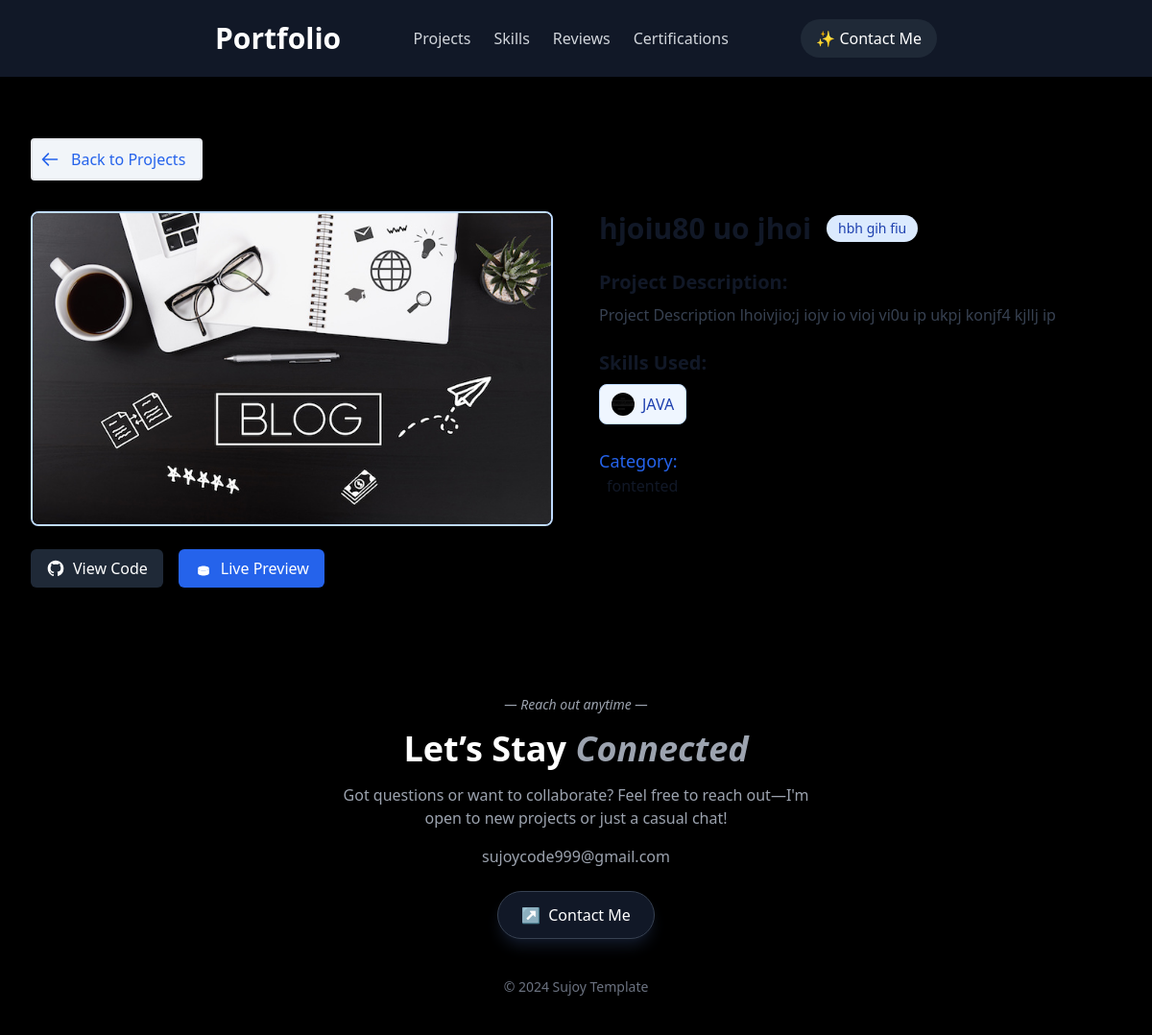
The page /projects/4/ on the database its author committed.
### pages/models.py (models this page shows, shortened)
class Project(models.Model):
    project_name = models.CharField(max_length=200)
    project_type = models.CharField(max_length=20, choices=[('personal', 'Personal'), ('professional', 'Professional')])
    category = models.CharField(max_length=100)
    description = models.TextField()
    image = models.ImageField(upload_to='projects/')
    github_link = models.URLField(blank=True, null=True , default='https://twitter.com/')
    preview_link = models.URLField(blank=True, null=True, default='https://twitter.com/')
    skills_used = models.ManyToManyField(All_Skills, blank=True)

class All_Skills(models.Model):
    skills_name = models.CharField(max_length=100)
    skills_img = models.ImageField(upload_to='skills_images/')
    proficiency = models.IntegerField(help_text="Proficiency level from 1 to 10")

### pages/views.py (the view)
# urls.py: path('projects/<int:pk>/', views.project_detail, name='project_detail'),
def project_detail(request, pk):
    project = get_object_or_404(Project, pk=pk)
    return render(request, 'project_detils.html', {'project': project})

### templates/project_detils.html (shortened to what this page needs)
{% extends "base.html" %}
{% block content %}
<section class="py-12 px-4 sm:px-6 lg:px-8 max-w-7xl mx-auto mt-24">
    <div class="mb-8">
        <a href="{% url 'projects_list' %}" class="inline-flex items-center text-blue-600 hover:text-blue-800 dark:text-blue-900 dark:hover:text-blue-800 border-2 rounded px-2 bg-slate-100">
            <svg class="w-5 h-5 mr-1" fill="none" stroke="currentColor" viewBox="0 0 24 24">
                <path stroke-linecap="round" stroke-linejoin="round" stroke-width="2" d="M10 19l-7-7m0 0l7-7m-7 7h18" />
            </svg>
            <span class="p-2">Back to Projects</span>
        </a>
    </div>
    <div class="grid grid-cols-1 lg:grid-cols-2 gap-12">
        <div>
            <div class="rounded-lg overflow-hidden shadow-lg mb-6 border-2 border-blue-200 dark:border-blue-800">
                <img src="{{ project.image.url }}" alt="{{ project.project_name }}" class="w-full h-auto">
            </div>
            <div class="flex flex-wrap gap-4 mb-6">
                {% if project.github_link %}
                <a href="{{ project.github_link }}" target="_blank" class="inline-flex items-center px-4 py-2 bg-gray-800 text-white rounded-md hover:bg-gray-700 transition-colors">
                    <span>View Code</span>
                </a>
                {% endif %}
                {% if project.preview_link %}
                <a href="{{ project.preview_link }}" target="_blank" class="inline-flex items-center px-4 py-2 bg-blue-600 text-white rounded-md hover:bg-blue-700 transition-colors">
                    <svg class="w-5 h-5 mr-2" fill="currentColor" viewBox="0 0 24 24">
                        <path d="M12 15c3.866 0 7-1.343 7-3s-3.134-3-7-3-7 1.343-7 3 3.134 3 7 3z" />
                        <path d="M12 15c3.866 0 7-1.343 7-3v6c0 1.657-3.134 3-7 3s-7-1.343-7-3v-6c0 1.657 3.134 3 7 3z" />
                    </svg>
                    <span>Live Preview</span>
                </a>
                {% endif %}
            </div>
        </div>
        <div>
            <div class="flex items-center gap-4 mb-6">
                <h1 class="text-3xl font-bold text-gray-900 dark:text-white  decoration-blue-500 decoration-2">{{ project.project_name }}</h1>
                <span class="px-3 py-1 text-sm rounded-full bg-blue-100 text-blue-800 dark:bg-blue-900 dark:text-blue-200">
                    {{ project.get_project_type_display }}
                </span>
            </div>
            <div class="mb-6">
                <h2 class="text-xl font-semibold text-gray-900 dark:text-white mb-2  decoration-blue-400 decoration-2">Project Description:</h2>
                <div class="prose dark:prose-invert max-w-none text-gray-700 dark:text-gray-300">
                    {{ project.description|linebreaks }}
                </div>
            </div>
            <div>
                <h2 class="text-xl font-semibold text-gray-900 dark:text-white mb-2  decoration-blue-400 decoration-2">Skills Used:</h2>
                <div class="flex flex-wrap gap-3">
                    {% for skill in project.skills_used.all %}
                    <div class="flex items-center gap-2 px-3 py-2 bg-blue-50 dark:bg-blue-900/30 rounded-lg border border-blue-200 dark:border-blue-800">
                        <img src="{{ skill.skills_img.url }}" alt="{{ skill.skills_name }}" class="w-6 h-6 rounded-full object-cover">
                        <span class="text-blue-800 dark:text-blue-200 font-medium">{{ skill.skills_name }}</span>
                    </div>
                    {% endfor %}
                </div>
            </div>
            <div class="mt-6">
                <div>
                    <h2 class="text-lg font-medium text-blue-600 dark:text-white">Category:</h2>
                    <p class="text-gray-900  dark:text-blue-400 font-medium px-2">{{ project.category }}</p>
                </div>
        </div>
        </div>
    </div>
</section>
{% endblock %}

### rows shown on the page
Project: image (picture), project_name "hjoiu80 uo jhoi", project_type "hbh gih fiu", description "Project Description lhoivjio;j iojv io vioj vi0u ip ukpj konjf4 kjllj ip", category "fontented"
All_Skills: skills_img (picture), skills_name "JAVA"
